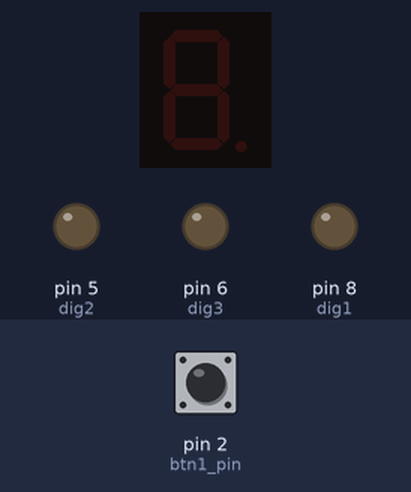
A sketch run on a simulated Arduino Uno, built with avr-gcc and run on an emulated ATmega328P. On the bench: 1-digit seven-segment display, output pins drawn as LEDs (lit = HIGH). Wiring (inferred from the names in the program): 1-digit 7-segment display, segments lit when HIGH: segments pin 3, pin 7, A2, A4, A5, pin 4, A1, A3. Inputs (shaded band) come from the test bench; at power-on: pin 2 (btn1_pin) LOW. The segment pins are drawn as the display they are named for; pins used as bus, display or sensor lines are not drawn.

Above: at 0.1 s.
At 0.6 s:
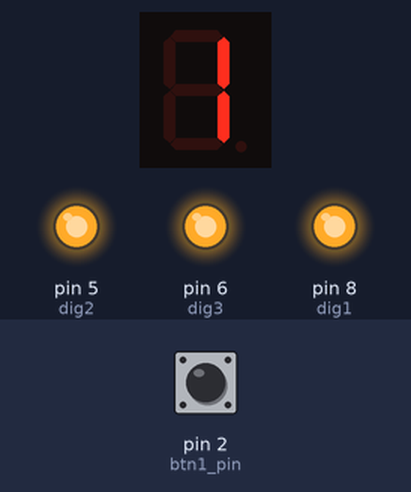
At 1.1 s:
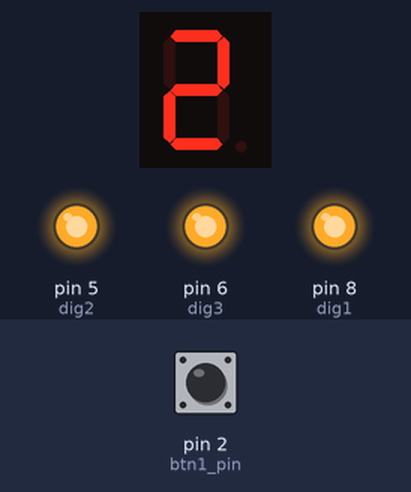
At 2.6 s:
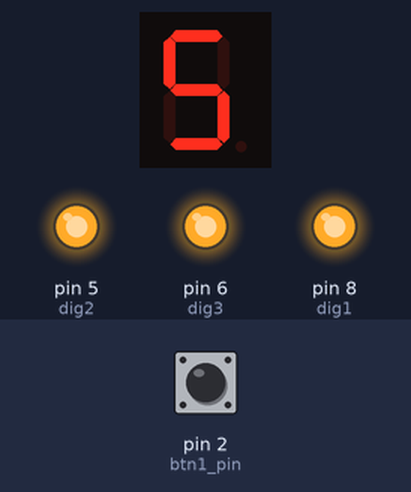
At 3.6 s:
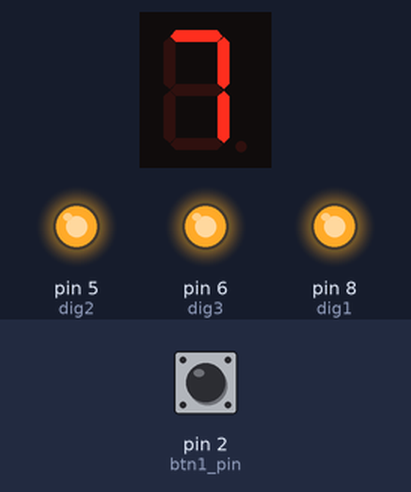
At 5.1 s:
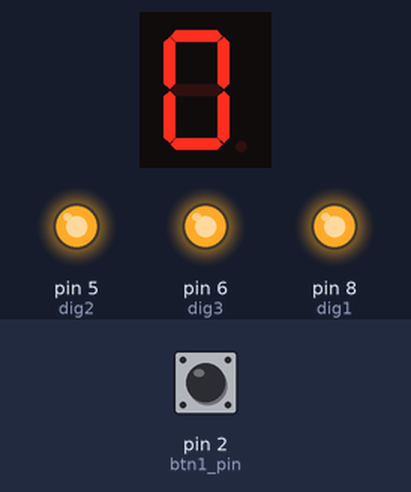
Timing chart, 0 to 6.6 s (numbered marks = the images above):
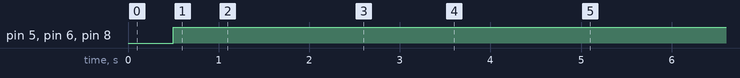

The sketch:

interrupt_sevenSegment.ino
```cpp
// Quiz) 7세그먼트와 버튼을 활용하여.
// 0에서 9 범위사이의 값을 출력하는 카운터를 만든다.
// 단, 인터럽트를 활용하여 버튼을 눌렀을 때
// 카운터가 값을 1씩 증가하거나 감소하도록 토글 형태로 만든다.

int a_pin = 3;    // segment의 a led
int b_pin = 7;    // segment의 b led
int c_pin = A2;   // segment의 c led
int d_pin = A4;   // segment의 d led
int e_pin = A5;   // segment의 e led
int f_pin = 4;    // segment의 f led
int g_pin = A1;   // segment의 g led
int dp_pin = A3;    // segment의 dp led

int dig1 = 8;   // 좌측 기준으로 첫번째 segment
int dig2 = 5;   // 좌측 기준으로 두번째 segment
int dig3 = 6;   // 좌측 기준으로 세번째 segment
int dig4 = A0;   // 좌측 기준으로 번째 segment

int btn1_pin = 2;

byte digits[10][7] = {
  {1,1,1,1,1,1,0},  // 0
  {0,1,1,0,0,0,0},  // 1
  {1,1,0,1,1,0,1},  // 2
  {1,1,1,1,0,0,1},  // 3
  {0,1,1,0,0,1,1},  // 4
  {1,0,1,1,0,1,1},  // 5
  {1,0,1,1,1,1,1},  // 6
  {1,1,1,0,0,0,0},  // 7
  {1,1,1,1,1,1,1},  // 8
  {1,1,1,1,0,1,1}   // 9
};

int digitPos[4] = {dig1, dig2, dig3, dig4};

// 인터럽트 관련 처리
volatile int bPlus = true;
int number;

void setup() {
  attachInterrupt(0, changeOperISR, RISING);

  pinMode(dig1, OUTPUT);
  pinMode(dig2, OUTPUT);
  pinMode(dig3, OUTPUT);
  pinMode(dig4, OUTPUT);

  pinMode(a_pin, OUTPUT);
  pinMode(b_pin, OUTPUT);
  pinMode(c_pin, OUTPUT);
  pinMode(d_pin, OUTPUT);
  pinMode(e_pin, OUTPUT);
  pinMode(f_pin, OUTPUT);
  pinMode(g_pin, OUTPUT);

  pinMode(dp_pin, OUTPUT);

  pinMode(btn1_pin, INPUT);
}

void changeOperISR() {
  bPlus = !bPlus;
}

void loop() {
  if(bPlus) {
    ++number;
    if(number > 9) {
      number = 0;
    }
  } else {
    --number;
    if(number < 0) {
      number = 9;
    }
  }

  delay(500);

  clearAll();
  selectDigitPos(4);
  printNumber(number);
  delayMicroseconds(1000);


}

void selectDigitPos(int pos) {
  digitalWrite(dig1, HIGH);
  digitalWrite(dig2, HIGH);
  digitalWrite(dig3, HIGH);
  digitalWrite(dig4, HIGH);

  digitalWrite(digitPos[pos-1], LOW);
}

void printNumber(int number) {
  digitalWrite(a_pin, digits[number][0]);
  digitalWrite(b_pin, digits[number][1]);
  digitalWrite(c_pin, digits[number][2]);
  digitalWrite(d_pin, digits[number][3]);
  digitalWrite(e_pin, digits[number][4]);
  digitalWrite(f_pin, digits[number][5]);
  digitalWrite(g_pin, digits[number][6]);
}

void clearAll() {
  digitalWrite(a_pin, LOW);
  digitalWrite(b_pin, LOW);
  digitalWrite(c_pin, LOW);
  digitalWrite(d_pin, LOW);
  digitalWrite(e_pin, LOW);
  digitalWrite(f_pin, LOW);
  digitalWrite(g_pin, LOW);

  digitalWrite(dp_pin, LOW);
}

void printDP() {
  digitalWrite(dp_pin, HIGH);
}
```

Measured:
- by itself, pin 5 (dig2), pin 6 (dig3), pin 8 (dig1): LOW → HIGH at 0.50 s
- by itself, everything shown: repeats every 5.0 s, in 10 steps
- what the display in image 1 shows lasts 0.5 s, from 0.5 s to 1.0 s
